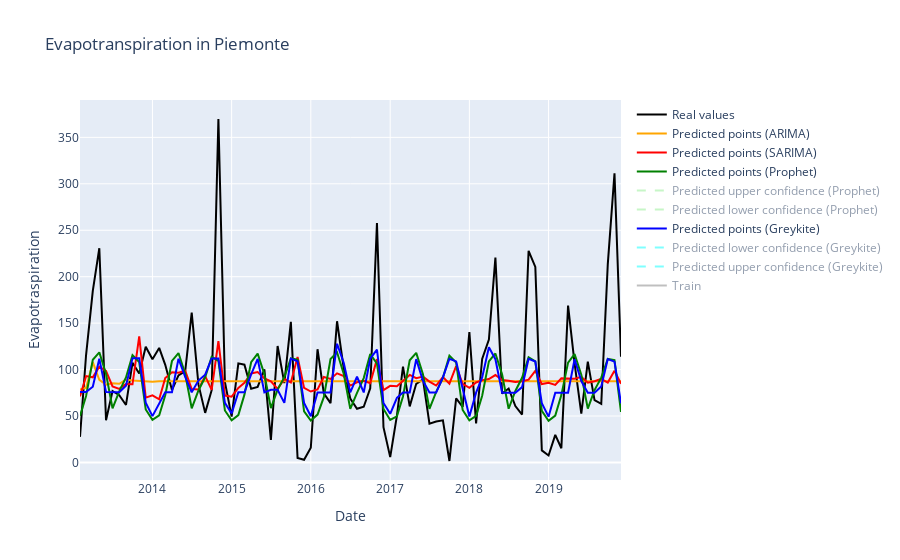
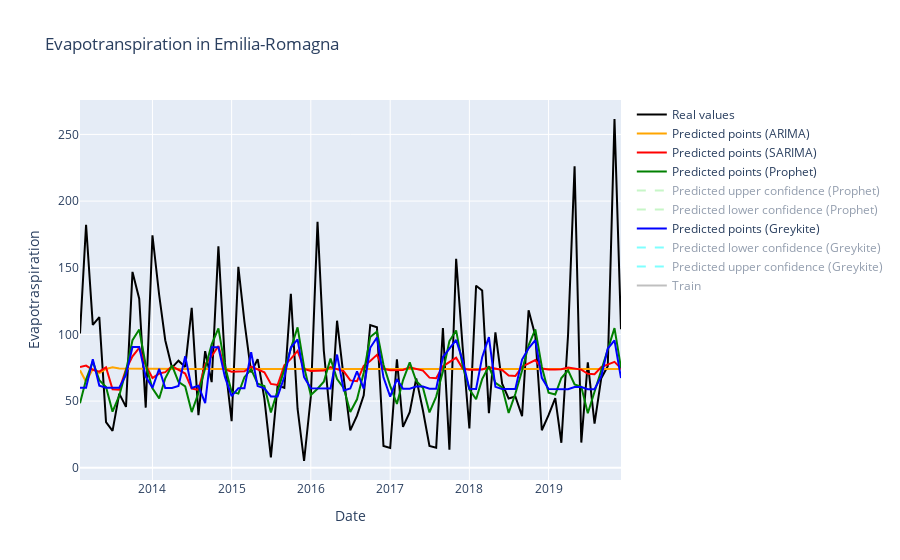
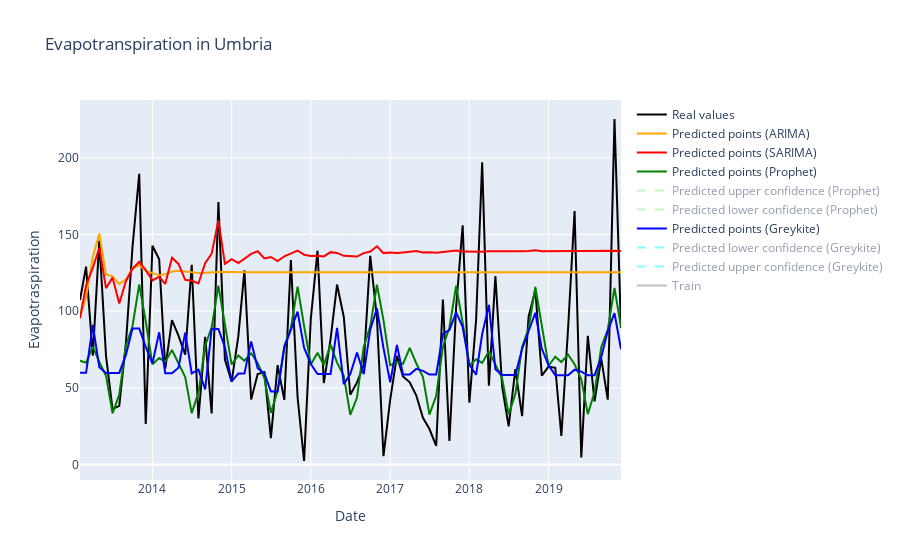
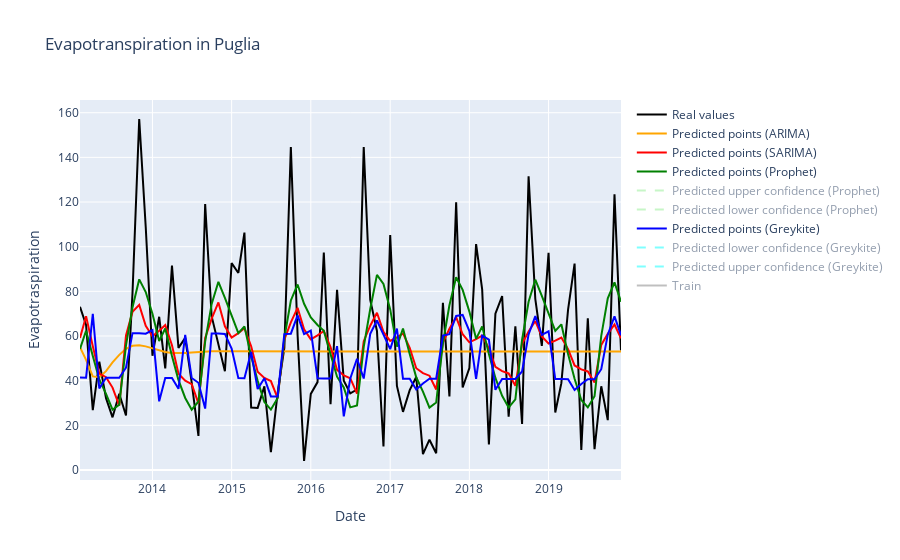

Here is the notebook cell these charts were saved with, in order:
### Markdown cell above
### Precipitation

### Code cell
errors_pt = pd.DataFrame(columns=["region","error_ARIMA", "error_SARIMA", "error_Prophet", "error_Greykite"])

for region in regions:
    temp = model_estimation(tp, region, True, True, True, True) 
    errors_pt = errors_pt.append(temp)
